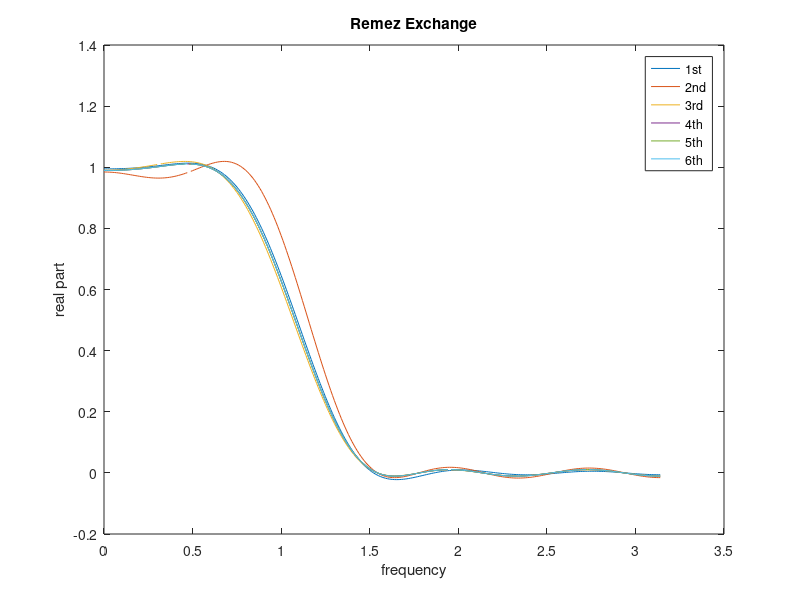

Reproduce this figure in MATLAB.
%%
%% ELEC 558-HW9
%% Sichao Zhang
%%
%% Problem 3
%% Remez Exchange
% [0,0.2*pi,0.48*pi,pi]
Omegas(1,:) = [0:0.1:0.2,0.48:0.1:0.98]*pi;
Omegas(2,:) = [0,0.2*pi,0.4801,0.48*pi,1.6501,2.0201,2.3901,2.7601,pi];
Omegas(3,:) = [0,0.3101,0.2*pi,0.48*pi,1.6401,1.9501,2.3401,2.7401,pi];
Omegas(4,:) = [0,0.4601,0.2*pi,0.48*pi,1.6401,1.9501,2.3301,2.7301,pi];
Omegas(5,:) = [0,0.4701,0.2*pi,0.48*pi,1.6401,1.9501,2.3301,2.74,pi];
Omegas(6,:) = [0,0.4801,0.2*pi,0.48*pi,1.6401,1.9501,2.3301,2.7301,pi];
%% step 1
for ii = 1 : 6
% L = 7
omegas=Omegas(ii,:);
osz=length(omegas);
D_omegas=(omegas<=(pi/5));
c_omegas=cos(omegas);

%% step 2
% gammas
ttt=kron(ones(osz,1),c_omegas);
sss=ttt-ttt'+diag(ones(osz,1));
gammas=1./prod(sss,1);
% DxGamma
DxGamma=D_omegas.*gammas;

seq = (-1).^[0:(osz-1)];

% epsilon
epsilon = (-sum(DxGamma)/sum(gammas.*seq));
Epsilon(:,ii) = epsilon;

%% step 3
% P_omegas
P_omegas = D_omegas + seq.*epsilon;

%% step 4
ttt_1=kron(ones(osz-1,1),c_omegas(1:end-1));
sss_1=ttt_1-ttt_1'+diag(ones(osz-1,1));
gammas_1=1./prod(sss_1,1);
PxGamma=P_omegas(1:end-1).*gammas_1;

ww=[0.0001:.01:pi];
c_ww=cos(ww);
wsz=length(c_ww);
ttt_ww=kron(ones(wsz,1),c_omegas(1:end-1));
rrr=kron(c_ww',ones(1,osz-1));
sss_ww=rrr-ttt_ww;
ff_tot=prod(sss_ww,2);
fff=kron(ff_tot,ones(1,osz-1));
fff_int=fff./sss_ww;
yyy=fff_int*PxGamma';

%% step 5
D_ww1 = (ww<=(pi/5));
D_ww2 = (ww>=(0.48*pi));
yyy_ww1 = yyy.*D_ww1';
yyy_ww2 = yyy.*D_ww2';
epsilon_ww1 = abs(yyy_ww1-D_ww1');
peaks1 = findpeaks(epsilon_ww1);
epsilon_ww2 = abs(yyy_ww2);
peaks2 = findpeaks(epsilon_ww2);
% observe and pick new omegas

%% plot
figure(1);
plot(ww,yyy);
hold on;
% scatter(omegas,P_omegas);
% hold on;
end
%%
xlabel('frequency');
ylabel('real part');
title('Remez Exchange');
legend('1st','2nd','3rd','4th','5th','6th');